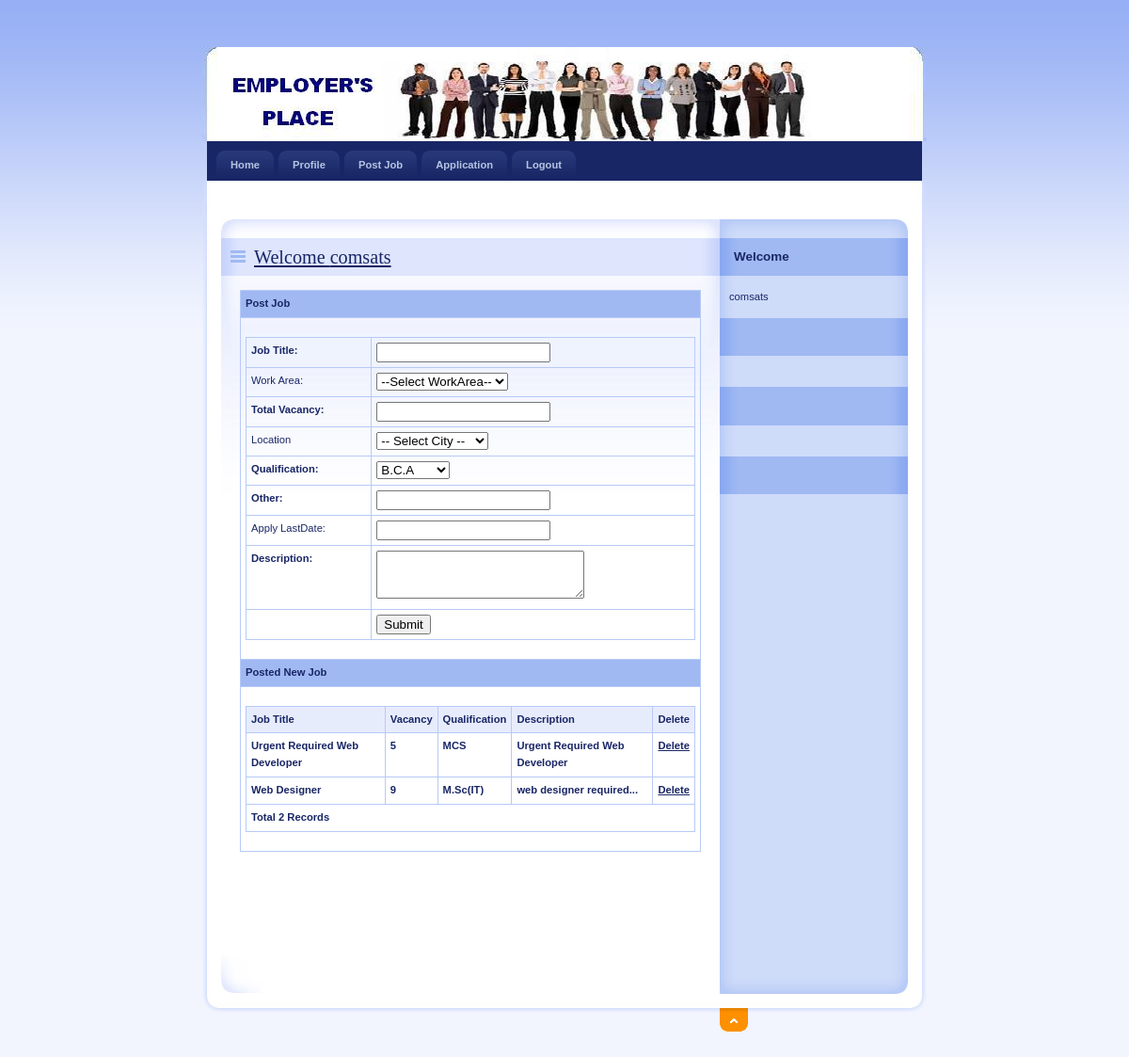
Screenshot of /Employer/ManageJob.php (signed in) with the database file from the repository.
### tables this page shows
CREATE TABLE `job_master` (
  `JobId` int(11) NOT NULL,
  `CompanyName` varchar(20) NOT NULL,
  `Location` varchar(255) NOT NULL,
  `JobTitle` varchar(50) NOT NULL,
  `Work_aera` varchar(255) NOT NULL,
  `Vacancy` int(11) NOT NULL,
  `MinQualification` varchar(50) NOT NULL,
  `App_date` date NOT NULL,
  `Description` varchar(200) NOT NULL
);

### Employer/ManageJob.php (the view, shortened to what this page needs)
<!DOCTYPE html PUBLIC "-//W3C//DTD XHTML 1.0 Strict//EN" "http://www.w3.org/TR/xhtml1/DTD/xhtml1-strict.dtd">
<html xmlns="http://www.w3.org/1999/xhtml" xml:lang="cs" lang="cs">
<head>
    <link rel="stylesheet" media="screen,projection" type="text/css" href="./css/main.css" />
    <link rel="stylesheet" media="print" type="text/css" href="./css/print.css" />
    <link rel="stylesheet" media="aural" type="text/css" href="./css/aural.css" />
    <link href="../SpryAssets/SpryValidationTextField.css" rel="stylesheet" type="text/css" />
    <link href="../SpryAssets/SpryValidationTextarea.css" rel="stylesheet" type="text/css" />
<body>
</head>
<body id="www-url-cz">
<div id="main" class="box">
<?php
include "Header.php"
?>
<?php
include "menu.php"
?>
    <div id="page" class="box">
    <div id="page-in" class="box">
        <div id="strip" class="box noprint">
            <p id="breadcrumbs">&nbsp;</p>
        </div>
        <div id="content">
            <div class="article">
                <h2><span><a href="#">Welcome <?php echo $_SESSION['Name'];?></a></span></h2>
                <table width="100%" border="0" cellspacing="0" cellpadding="0">
                  <tr>
                    <td bgcolor="#A0B9F3"><strong>Post Job</strong></td>
                  </tr>
                  <tr>
                    <td><form id="form1" method="post" action="InsertJob.php">
                      <table width="100%" border="0" cellspacing="0" cellpadding="0">
                        <tr>
                          <td><strong>Job Title:</strong></td>
                          <td><span id="sprytextfield1">
                            <label>
                            <input type="text" name="txtTitle" id="txtTitle" />
                            </label>
                          <span class="textfieldRequiredMsg">A value is required.</span></span></td>
                        </tr>
                        <tr>
                        <td>Work Area:</td>
        <td><select  class="clickin-homeSelectbox"  name="job_category">
                        <option value="" selected="selected">--Select WorkArea--</option>
                        <option>Hardware</option></select>
                          <span class="textfieldRequiredMsg">A value is required.</span></span></td>
                        </tr>
                        <tr>
                          <td><strong>Total Vacancy:</strong></td>
                          <td><span id="sprytextfield2">
                            <label>
                            <input type="text" name="txtTotal" id="txtTotal" />
                            </label>
                          <span class="textfieldRequiredMsg">A value is required.</span></span></td>
                        </tr>
      <tr>
        <td>Location</td>
        <td><select name="Location" >
            <option selected="selected" value="">-- Select City --</option>
            <option>Rahim Yar Khan</option></select>
                          <span class="textfieldRequiredMsg">A value is required.</span></span></td>
                        </tr>
                        <tr>
                          <td><strong>Qualification:</strong></td>
                          <td><select name="cmbQual" id="cmbQual">
                            <option value="B.C.A">B.C.A</option>
                          </select></td>
                        </tr>
                        <tr>
                          <td><strong>Other:</strong></td>
                          <td><label>
                            <input type="text" name="txtOther" id="txtOther" />
                          </label></td>
                        </tr>
                     <tr>
                          <td>Apply LastDate:</td>
                      <td><span id="sprytextfield7">
                        <label>
                        <input type="text" name="applyDate" onclick="ds_sh(this);" id="txtBirthDate" />
                        </label>
                      <span class="textfieldRequiredMsg">Enter Birth Date</span></span></td>
                    </tr>
                        <tr>
                          <td><strong>Description:</strong></td>
                          <td><span id="sprytextarea1">
                            <label>
                            <textarea name="txtDesc" id="txtDesc" cols="25" rows="3"></textarea>
                            </label>
                          <span class="textareaRequiredMsg">A value is required.</span></span></td>
                        </tr>
                        <tr>
                          <td>&nbsp;</td>
                          <td><label>
                            <input type="submit" name="button" id="button" value="Submit" />
                          </label></td>
                        </tr>
                      </table>
                                        </form>
                    </td>
                  </tr>
                  <tr>
                    <td bgcolor="#A0B9F3"><strong>Posted New Job </strong></td>
                  </tr>
                  <tr>
                    <td><table width="100%" border="1" bordercolor="#1CB5F1" >
                      <tr>
                        <th bgcolor="#1CB5F1" class="style3"><div align="left" class="style9 style5"><strong>Job Title</strong></div></th>
                        <th bgcolor="#1CB5F1" class="style3"><div align="left" class="style9 style5"><strong>Vacancy</strong></div></th>
                         <th bgcolor="#1CB5F1" class="style3"><div align="left" class="style9 style5"><strong>Qualification</strong></div></th>
                          <th bgcolor="#1CB5F1" class="style3"><div align="left" class="style9 style5"><strong>Description</strong></div></th>
                        <th bgcolor="#1CB5F1" class="style3"><div align="left" class="style12">Delete</div></th>
                      </tr>
                      <?php
$con = mysqli_connect("localhost","root","");
mysqli_select_db($con,"job");
$sql = "select * from job_Master where CompanyName='".$_SESSION['Name']."'";
$result = mysqli_query($con,$sql);
while($row = mysqli_fetch_array($result))
{
$Id=$row['JobId'];
$JobTitle=$row['JobTitle'];
$Vacancy=$row['Vacancy'];
$MinQualification=$row['MinQualification'];
$Description =$row['Description'];
?>
                      <tr>
                        <td class="style3"><div align="left" class="style9 style5"><strong><?php echo $JobTitle;?></strong></div></td>
                        <td class="style3"><div align="left" class="style9 style5"><strong><?php echo $Vacancy;?></strong></div></td>
                          <td class="style3"><div align="left" class="style9 style5"><strong><?php echo $MinQualification;?></strong></div></td>
                            <td class="style3"><div align="left" class="style9 style5"><strong><?php echo $Description;?></strong></div></td>
                        <td class="style3"><div align="left" class="style9 style5"><strong><a href="DeleteJob.php?JobId=<?php echo $Id;?>">Delete</a></strong></div></td>
                      </tr>
                      <?php
}
$records = mysql_num_rows($result);
?>
                      <tr>
                        <td colspan="6" class="style3"><div align="left" class="style12"><?php echo "Total ".$records." Records"; ?> </div></td>
                      </tr>
                    </table></td>
                  </tr>
                </table>
                <p>&nbsp;</p>
                <p class="btn-more box noprint">&nbsp;</p>
          </div>
        </div>
<?php
include "right.php"
?>
    </div>
    </div>
<?php
include "footer.php"
?>
</div>
</body>
</html>

### Employer/css/main.css (style rules this page uses)
* { min-height:1px; }
body { border:0; margin:0; padding:0; background:#F2F5FE url("../design/bg.gif") 0 0 repeat-x; font:70%/160% "verdana",sans-serif; color:#192666; _text-align:center; }
a { color:#192666; }
p { border:0; margin:15px 0; padding:0; }
div { display:block; border:0; margin:0; padding:0; }
h1, h2, h3, h4, h5 { border:0; margin:15px 0 10px 0; padding:0; font-weight:bold; }
h2 { font-size:180%; line-height:100%; font-family:"georgia",serif; font-weight:normal; }
table { display:table; border-collapse:collapse; margin:15px 0; padding:0; border:1px solid #B7CAF6; font-size:100%; }
tr { display:table-row; }
th, td { display: table-cell; border:1px solid #B7CAF6; margin:0; padding:5px; vertical-align:top; text-align:left; }
th { background:#E7ECFD; text-align:center; color:#192666; font-weight:bold; }
form { border:0; margin:0; padding:0; }
a, img, span { border:0; margin:0; padding:0; }
strong, .strong { font-weight:bold; }
.box { min-height:1px; _height:1px; }
.box:after { content:"."; display:block; line-height:0px; font-size:0px; visibility:hidden; clear:both; }
#main { width:770px; margin:50px auto 0 auto; _text-align:left; }
#page { width:770px; min-height:1px; background:#FFF url("../design/bg_page.gif") 0 0 repeat-y; _height:1px; }
#page-in { min-height:1px; padding:10px 0; background:url("../design/bg_page_in.jpg") 0 0 no-repeat; _height:1px; }
#strip { position:relative; clear:both; padding:3px 20px 10px 20px; color:#6182D1; }
#strip p { margin:0; }
#strip #breadcrumbs { width:520px; margin:0; padding:0; }
#content { float:left; width:530px; _width:550px; margin:0; padding:0 0 0 20px; }
#content .article { clear:both; margin:0; padding:20px; background:url("../design/content_article_bg.jpg") 0 0 no-repeat; }
#content .article h2 { margin:0 -20px; padding:10px; background:#DEE5FD url("../design/content_title_bg.gif") 0 0 repeat-y; color:#192666; }
#content .article h2 span { background:url("../design/ico_list.gif") 0 50% no-repeat; padding-left:25px; }
#content .article p { text-align:justify; }
#content .btn-more { margin:0 0 15px 0; padding:0; border:0; position:relative; }

### Employer/css/print.css (style rules this page uses)
body { border:0; margin:0; padding:0; font-size:12pt }
a { color:#000; text-decoration:none; }
h1, h2, h3 { page-break-after:avoid; page-break-inside:avoid; }
table { border-collapse: collapse; border-width:1px; border-style:solid; }
th, td { display:table-cell; border-width:1px; border-style:solid; }
.noprint { display:none; }

### Employer/css/aural.css (style rules this page uses)
body { voice-family:paul,male; volume:loud; speech-rate:slow; richness:90; stress:20; }
h1, h2, h3, h4, h5 { cue-before:url("ping.au"); }
p, table { pause:50ms; }
strong { pitch:medium; pitch-range:60; stress:90; richness:90; }

### rows the page displays
job_master: JobTitle "Urgent Required Web Developer", Vacancy "5", MinQualification "MCS", Description "Urgent Required Web Developer"
job_master: JobTitle "Web Designer", Vacancy "9", MinQualification "M.Sc(IT)", Description "web designer required..."

### other values shown
$_SESSION['Name'] "comsats"
$records "2"
